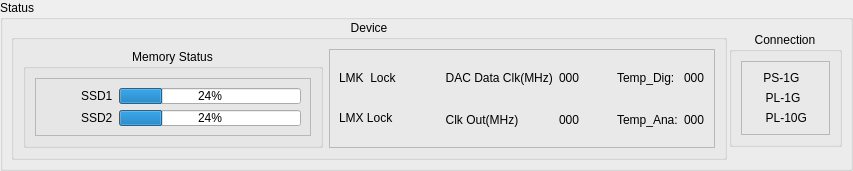
       <widget class="QGroupBox" name="grp_box_status">
        <property name="geometry">
         <rect>
          <x>548</x>
          <y>35</y>
          <width>853</width>
          <height>160</height>
         </rect>
        </property>
        <property name="sizePolicy">
         <sizepolicy hsizetype="Fixed" vsizetype="Fixed">
          <horstretch>0</horstretch>
          <verstretch>0</verstretch>
         </sizepolicy>
        </property>
        <property name="maximumSize">
         <size>
          <width>16777215</width>
          <height>500</height>
         </size>
        </property>
        <property name="layoutDirection">
         <enum>Qt::LayoutDirection::LeftToRight</enum>
        </property>
        <property name="title">
         <string>Status</string>
        </property>
        <layout class="QHBoxLayout" name="horizontalLayout_54">
         <property name="spacing">
          <number>2</number>
         </property>
         <property name="leftMargin">
          <number>8</number>
         </property>
         <property name="topMargin">
          <number>0</number>
         </property>
         <property name="rightMargin">
          <number>8</number>
         </property>
         <property name="bottomMargin">
          <number>8</number>
         </property>
         <item>
          <widget class="QGroupBox" name="Gb">
           <property name="sizePolicy">
            <sizepolicy hsizetype="Preferred" vsizetype="Preferred">
             <horstretch>0</horstretch>
             <verstretch>0</verstretch>
            </sizepolicy>
           </property>
           <property name="maximumSize">
            <size>
             <width>16777215</width>
             <height>16777215</height>
            </size>
           </property>
           <property name="title">
            <string>Device</string>
           </property>
           <property name="alignment">
            <set>Qt::AlignmentFlag::AlignHCenter|Qt::AlignmentFlag::AlignTop</set>
           </property>
           <layout class="QHBoxLayout" name="horizontalLayout_57">
            <item>
             <widget class="QGroupBox" name="GbDevMemStatus">
              <property name="sizePolicy">
               <sizepolicy hsizetype="Preferred" vsizetype="Preferred">
                <horstretch>0</horstretch>
                <verstretch>0</verstretch>
               </sizepolicy>
              </property>
              <property name="minimumSize">
               <size>
                <width>0</width>
                <height>0</height>
               </size>
              </property>
              <property name="maximumSize">
               <size>
                <width>300</width>
                <height>170</height>
               </size>
              </property>
              <property name="title">
               <string>Memory Status</string>
              </property>
              <property name="alignment">
               <set>Qt::AlignmentFlag::AlignHCenter|Qt::AlignmentFlag::AlignTop</set>
              </property>
              <layout class="QHBoxLayout" name="horizontalLayout_55">
               <item>
                <widget class="QFrame" name="frame_27">
                 <property name="maximumSize">
                  <size>
                   <width>300</width>
                   <height>16777215</height>
                  </size>
                 </property>
                 <property name="frameShape">
                  <enum>QFrame::Shape::StyledPanel</enum>
                 </property>
                 <property name="frameShadow">
                  <enum>QFrame::Shadow::Raised</enum>
                 </property>
                 <layout class="QHBoxLayout" name="horizontalLayout_56">
                  <item>
                   <layout class="QGridLayout" name="gridLayout_49">
                    <item row="1" column="0">
                     <widget class="QLabel" name="LblDevMemStatusLedSSD2">
                      <property name="sizePolicy">
                       <sizepolicy hsizetype="Fixed" vsizetype="Fixed">
                        <horstretch>0</horstretch>
                        <verstretch>0</verstretch>
                       </sizepolicy>
                      </property>
                      <property name="maximumSize">
                       <size>
                        <width>30</width>
                        <height>30</height>
                       </size>
                      </property>
                      <property name="pixmap">
                       <pixmap resource="TargetEchoGen.qrc">:/images/led-circle-grey.png</pixmap>
                      </property>
                      <property name="scaledContents">
                       <bool>true</bool>
                      </property>
                     </widget>
                    </item>
                    <item row="0" column="0">
                     <widget class="QLabel" name="LblDevMemStatusLedSSD1">
                      <property name="sizePolicy">
                       <sizepolicy hsizetype="Fixed" vsizetype="Fixed">
                        <horstretch>0</horstretch>
                        <verstretch>0</verstretch>
                       </sizepolicy>
                      </property>
                      <property name="maximumSize">
                       <size>
                        <width>30</width>
                        <height>30</height>
                       </size>
                      </property>
                      <property name="pixmap">
                       <pixmap resource="TargetEchoGen.qrc">:/images/led-circle-grey.png</pixmap>
                      </property>
                      <property name="scaledContents">
                       <bool>true</bool>
                      </property>
                     </widget>
                    </item>
                    <item row="0" column="1">
                     <widget class="QLabel" name="LblDevMemStatusSSD1">
                      <property name="sizePolicy">
                       <sizepolicy hsizetype="Fixed" vsizetype="Preferred">
                        <horstretch>0</horstretch>
                        <verstretch>0</verstretch>
                       </sizepolicy>
                      </property>
                      <property name="text">
                       <string>SSD1</string>
                      </property>
                      <property name="scaledContents">
                       <bool>true</bool>
                      </property>
                      <property name="alignment">
                       <set>Qt::AlignmentFlag::AlignLeading|Qt::AlignmentFlag::AlignLeft|Qt::AlignmentFlag::AlignVCenter</set>
                      </property>
                      <property name="wordWrap">
                       <bool>false</bool>
                      </property>
                     </widget>
                    </item>
                    <item row="1" column="1">
                     <widget class="QLabel" name="LblDevMemStatusSSD2">
                      <property name="sizePolicy">
                       <sizepolicy hsizetype="Fixed" vsizetype="Preferred">
                        <horstretch>0</horstretch>
                        <verstretch>0</verstretch>
                       </sizepolicy>
                      </property>
                      <property name="text">
                       <string>SSD2</string>
                      </property>
                     </widget>
                    </item>
                    <item row="0" column="2">
                     <widget class="QProgressBar" name="PBarDevMemStatusSSD1">
                      <property name="sizePolicy">
                       <sizepolicy hsizetype="Preferred" vsizetype="Preferred">
                        <horstretch>0</horstretch>
                        <verstretch>0</verstretch>
                       </sizepolicy>
                      </property>
                      <property name="minimumSize">
                       <size>
                        <width>0</width>
                        <height>0</height>
                       </size>
                      </property>
                      <property name="maximumSize">
                       <size>
                        <width>16777215</width>
                        <height>16777215</height>
                       </size>
                      </property>
                      <property name="value">
                       <number>24</number>
                      </property>
                      <property name="orientation">
                       <enum>Qt::Orientation::Horizontal</enum>
                      </property>
                     </widget>
                    </item>
                    <item row="1" column="2">
                     <widget class="QProgressBar" name="PBarDevMemStatusSSD2">
                      <property name="sizePolicy">
                       <sizepolicy hsizetype="Preferred" vsizetype="Preferred">
                        <horstretch>0</horstretch>
                        <verstretch>0</verstretch>
                       </sizepolicy>
                      </property>
                      <property name="minimumSize">
                       <size>
                        <width>0</width>
                        <height>0</height>
                       </size>
                      </property>
                      <property name="maximumSize">
                       <size>
                        <width>16777215</width>
                        <height>16777215</height>
                       </size>
                      </property>
                      <property name="value">
                       <number>24</number>
                      </property>
                      <property name="orientation">
                       <enum>Qt::Orientation::Horizontal</enum>
                      </property>
                     </widget>
                    </item>
                   </layout>
                  </item>
                 </layout>
                </widget>
               </item>
              </layout>
             </widget>
            </item>
            <item>
             <widget class="QFrame" name="frame_28">
              <property name="frameShape">
               <enum>QFrame::Shape::StyledPanel</enum>
              </property>
              <property name="frameShadow">
               <enum>QFrame::Shadow::Raised</enum>
              </property>
              <layout class="QHBoxLayout" name="horizontalLayout_58">
               <item>
                <layout class="QGridLayout" name="gridLayout_50">
                 <item row="0" column="0">
                  <widget class="QLabel" name="LblDevLMKLock">
                   <property name="sizePolicy">
                    <sizepolicy hsizetype="Fixed" vsizetype="Preferred">
                     <horstretch>0</horstretch>
                     <verstretch>0</verstretch>
                    </sizepolicy>
                   </property>
                   <property name="text">
                    <string>LMK  Lock</string>
                   </property>
                  </widget>
                 </item>
                 <item row="0" column="1">
                  <widget class="QLabel" name="LblDevLedLMKLock">
                   <property name="sizePolicy">
                    <sizepolicy hsizetype="Fixed" vsizetype="Fixed">
                     <horstretch>0</horstretch>
                     <verstretch>0</verstretch>
                    </sizepolicy>
                   </property>
                   <property name="maximumSize">
                    <size>
                     <width>30</width>
                     <height>30</height>
                    </size>
                   </property>
                   <property name="text">
                    <string/>
                   </property>
                   <property name="pixmap">
                    <pixmap resource="TargetEchoGen.qrc">:/images/led-circle-grey.png</pixmap>
                   </property>
                   <property name="scaledContents">
                    <bool>true</bool>
                   </property>
                  </widget>
                 </item>
                 <item row="1" column="1">
                  <widget class="QLabel" name="LblDevLedLMXLock">
                   <property name="sizePolicy">
                    <sizepolicy hsizetype="Fixed" vsizetype="Fixed">
                     <horstretch>0</horstretch>
                     <verstretch>0</verstretch>
                    </sizepolicy>
                   </property>
                   <property name="maximumSize">
                    <size>
                     <width>30</width>
                     <height>30</height>
                    </size>
                   </property>
                   <property name="text">
                    <string/>
                   </property>
                   <property name="pixmap">
                    <pixmap resource="TargetEchoGen.qrc">:/images/led-circle-grey.png</pixmap>
                   </property>
                   <property name="scaledContents">
                    <bool>true</bool>
                   </property>
                  </widget>
                 </item>
                 <item row="1" column="0">
                  <widget class="QLabel" name="LblDevLMXLock">
                   <property name="text">
                    <string>LMX Lock</string>
                   </property>
                  </widget>
                 </item>
                </layout>
               </item>
               <item>
                <layout class="QGridLayout" name="gridLayout_51">
                 <item row="1" column="1">
                  <widget class="QLabel" name="label_device_fpga_clk_3">
                   <property name="text">
                    <string>000</string>
                   </property>
                  </widget>
                 </item>
                 <item row="0" column="0">
                  <widget class="QLabel" name="LblDevDACDataClk">
                   <property name="text">
                    <string>  DAC Data Clk(MHz)</string>
                   </property>
                  </widget>
                 </item>
                 <item row="0" column="1">
                  <widget class="QLabel" name="label_device_dac_data_cclk_3">
                   <property name="text">
                    <string>000</string>
                   </property>
                  </widget>
                 </item>
                 <item row="1" column="0">
                  <widget class="QLabel" name="LblDevCLKOut">
                   <property name="text">
                    <string>  Clk Out(MHz)</string>
                   </property>
                  </widget>
                 </item>
                </layout>
               </item>
               <item>
                <layout class="QGridLayout" name="gridLayout_52">
                 <item row="0" column="0">
                  <widget class="QLabel" name="LblDevTempDig">
                   <property name="sizePolicy">
                    <sizepolicy hsizetype="Fixed" vsizetype="Preferred">
                     <horstretch>0</horstretch>
                     <verstretch>0</verstretch>
                    </sizepolicy>
                   </property>
                   <property name="text">
                    <string>Temp_Dig:</string>
                   </property>
                  </widget>
                 </item>
                 <item row="0" column="1">
                  <widget class="QLabel" name="label_device_temp_dig_val">
                   <property name="text">
                    <string>000</string>
                   </property>
                  </widget>
                 </item>
                 <item row="1" column="1">
                  <widget class="QLabel" name="label_device_temp_ana_val">
                   <property name="sizePolicy">
                    <sizepolicy hsizetype="Fixed" vsizetype="Preferred">
                     <horstretch>0</horstretch>
                     <verstretch>0</verstretch>
                    </sizepolicy>
                   </property>
                   <property name="text">
                    <string>000</string>
                   </property>
                  </widget>
                 </item>
                 <item row="1" column="0">
                  <widget class="QLabel" name="LblDevTempAna">
                   <property name="text">
                    <string>Temp_Ana:</string>
                   </property>
                  </widget>
                 </item>
                </layout>
               </item>
              </layout>
             </widget>
            </item>
           </layout>
          </widget>
         </item>
         <item>
          <widget class="QGroupBox" name="grp_box_conn_in_status">
           <property name="sizePolicy">
            <sizepolicy hsizetype="Fixed" vsizetype="Fixed">
             <horstretch>0</horstretch>
             <verstretch>0</verstretch>
            </sizepolicy>
           </property>
           <property name="minimumSize">
            <size>
             <width>0</width>
             <height>0</height>
            </size>
           </property>
           <property name="title">
            <string>Connection</string>
           </property>
           <property name="alignment">
            <set>Qt::AlignmentFlag::AlignHCenter|Qt::AlignmentFlag::AlignTop</set>
           </property>
           <layout class="QGridLayout" name="gridLayout_53">
            <item row="0" column="0">
             <widget class="QFrame" name="frame_29">
              <property name="frameShape">
               <enum>QFrame::Shape::StyledPanel</enum>
              </property>
              <property name="frameShadow">
               <enum>QFrame::Shadow::Raised</enum>
              </property>
              <layout class="QHBoxLayout" name="horizontalLayout_59">
               <item>
                <widget class="QLabel" name="label_13">
                 <property name="maximumSize">
                  <size>
                   <width>2</width>
                   <height>16777215</height>
                  </size>
                 </property>
                 <property name="text">
                  <string/>
                 </property>
                </widget>
               </item>
               <item>
                <layout class="QGridLayout" name="gridLayout_54">
                 <item row="0" column="0">
                  <widget class="QLabel" name="LblConPS1G">
                   <property name="text">
                    <string>PS-1G </string>
                   </property>
                   <property name="alignment">
                    <set>Qt::AlignmentFlag::AlignCenter</set>
                   </property>
                  </widget>
                 </item>
                 <item row="0" column="1">
                  <widget class="QLabel" name="LblConpsledPS1G">
                   <property name="sizePolicy">
                    <sizepolicy hsizetype="Fixed" vsizetype="Fixed">
                     <horstretch>0</horstretch>
                     <verstretch>0</verstretch>
                    </sizepolicy>
                   </property>
                   <property name="maximumSize">
                    <size>
                     <width>30</width>
                     <height>30</height>
                    </size>
                   </property>
                   <property name="pixmap">
                    <pixmap resource="TargetEchoGen.qrc">:/images/led-circle-grey.png</pixmap>
                   </property>
                   <property name="scaledContents">
                    <bool>true</bool>
                   </property>
                  </widget>
                 </item>
                 <item row="1" column="0">
                  <widget class="QLabel" name="LblConPL1G">
                   <property name="text">
                    <string>PL-1G</string>
                   </property>
                   <property name="alignment">
                    <set>Qt::AlignmentFlag::AlignCenter</set>
                   </property>
                  </widget>
                 </item>
                 <item row="1" column="1">
                  <widget class="QLabel" name="LblConplledPL1G">
                   <property name="sizePolicy">
                    <sizepolicy hsizetype="Fixed" vsizetype="Fixed">
                     <horstretch>0</horstretch>
                     <verstretch>0</verstretch>
                    </sizepolicy>
                   </property>
                   <property name="maximumSize">
                    <size>
                     <width>30</width>
                     <height>30</height>
                    </size>
                   </property>
                   <property name="text">
                    <string/>
                   </property>
                   <property name="pixmap">
                    <pixmap resource="TargetEchoGen.qrc">:/images/led-circle-grey.png</pixmap>
                   </property>
                   <property name="scaledContents">
                    <bool>true</bool>
                   </property>
                  </widget>
                 </item>
                 <item row="2" column="0">
                  <widget class="QLabel" name="LblConPL100G">
                   <property name="text">
                    <string>  PL-10G</string>
                   </property>
                  </widget>
                 </item>
                 <item row="2" column="1">
                  <widget class="QLabel" name="LblConledPL100G">
                   <property name="sizePolicy">
                    <sizepolicy hsizetype="Fixed" vsizetype="Fixed">
                     <horstretch>0</horstretch>
                     <verstretch>0</verstretch>
                    </sizepolicy>
                   </property>
                   <property name="maximumSize">
                    <size>
                     <width>30</width>
                     <height>30</height>
                    </size>
                   </property>
                   <property name="pixmap">
                    <pixmap resource="TargetEchoGen.qrc">:/images/led-circle-grey.png</pixmap>
                   </property>
                   <property name="scaledContents">
                    <bool>true</bool>
                   </property>
                  </widget>
                 </item>
                </layout>
               </item>
              </layout>
             </widget>
            </item>
           </layout>
          </widget>
         </item>
        </layout>
       </widget>
